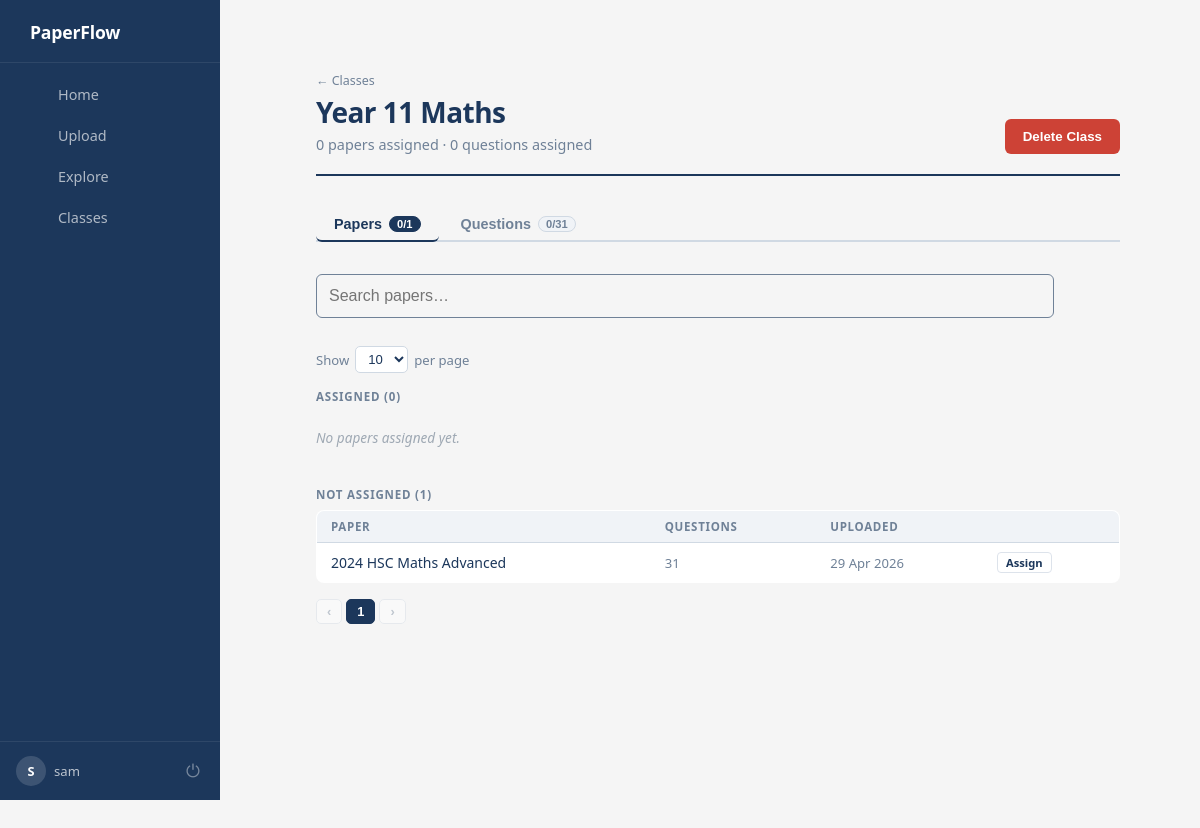
The app's page /classes/4 (signed in) with its own data.
### models.py (models this page shows)
class User(db.Model, UserMixin):
    __tablename__ = 'user'
    id = db.Column(db.Integer, primary_key=True)
    username = db.Column(db.String(150), unique=True, nullable=False)
    password_hash = db.Column(db.String(200), nullable=False)
    papers = db.relationship('UserPaper', backref='user', lazy=True)
    classes = db.relationship('Class', backref='user', lazy=True, cascade="all, delete-orphan")
    is_admin = db.Column(db.Boolean, default='False')

class Class(db.Model):
    id = db.Column(db.Integer, primary_key=True)
    user_id = db.Column(db.Integer, db.ForeignKey('user.id'), nullable=False)
    name = db.Column(db.String(150), nullable=False)
    question_states = db.relationship('QuestionUsed', backref='class', lazy=True, cascade="all, delete-orphan")
    paper_states = db.relationship('PaperUsed', backref='class', lazy=True, cascade="all, delete-orphan")

class PastPaper(db.Model):
    id = db.Column(db.Integer, primary_key=True)
    filename = db.Column(db.String(200), nullable=False)
    questions = db.relationship(
        'Question',
        backref='paper',
        lazy=True,
        cascade="all, delete-orphan"
    )
    uploaded_at = db.Column(db.DateTime, default=db.func.now())
    owner_id = db.Column(db.Integer, db.ForeignKey('user.id'), nullable=False)

### app.py (the view)
@app.route('/classes/<int:class_id>')
@login_required
def view_class(class_id):
    cls = Class.query.filter_by(id=class_id, user_id=current_user.id).first_or_404()
    user_paper_ids = {
        up.paper_id for up in UserPaper.query.filter_by(user_id=current_user.id).all()
    }
    all_papers = (
        PastPaper.query
        .filter(PastPaper.id.in_(user_paper_ids))
        .order_by(PastPaper.uploaded_at.desc())
        .all()
    )
    assigned_paper_ids = {s.paper_id for s in cls.paper_states}
    assigned_papers   = [{"paper": p} for p in all_papers if p.id in assigned_paper_ids]
    unassigned_papers = [p for p in all_papers if p.id not in assigned_paper_ids]
    all_questions = (
        Question.query
        .filter(Question.paper_id.in_(user_paper_ids))
        .order_by(Question.id.desc())
        .all()
    )
    assigned_question_ids = {s.question_id for s in cls.question_states}
    assigned_questions   = [{"question": q} for q in all_questions if q.id in assigned_question_ids]
    unassigned_questions = [q for q in all_questions if q.id not in assigned_question_ids]
    per_page_papers    = int(request.args.get('pp_papers',    10))
    per_page_questions = int(request.args.get('pp_questions', 10))
    return render_template(
        'class.html',
        cls=cls,
        assigned_papers=assigned_papers,
        unassigned_papers=unassigned_papers,
        assigned_questions=assigned_questions,
        unassigned_questions=unassigned_questions,
        per_page_papers=per_page_papers,
        per_page_questions=per_page_questions,
    )

### app.py (called while the page is built)
@login_manager.user_loader
def load_user(user_id):
    user = User.query.filter_by(id=int(user_id)).first()
    return user

@app.context_processor
def inject_user():
    return dict(user=current_user)

def format_filename(filename):
    name = str(filename).split('_', 1)[-1]
    name = os.path.splitext(name)[0]
    name = re.sub(r'[-_]+', ' ', name)
    words = name.split()
    formatted = []
    for w in words:
        if w.upper() in ["HSC", "IB", "PDF"]:
            formatted.append(w.upper())
        else:
            formatted.append(w.capitalize())
    return " ".join(formatted)

@app.context_processor
def utility_processor():
    return dict(format_filename=format_filename)

### templates/class.html (shortened to what this page needs)
{% extends "base.html" %}
{% block content %}
{% from "macros.html" import flash_messages %}
<div class="index-layout">
    <div class="index-topbar">
        <div class="index-topbar-left">
            <a href="{{ url_for('view_classes') }}"
               style="font-size:0.78rem; color:#6f8197; text-decoration:none; display:block; margin-bottom:4px;">
                ← Classes
            </a>
            <h1>{{ cls.name }}</h1>
            <p>
                {{ assigned_papers|length }} paper{{ 's' if assigned_papers|length != 1 }} assigned
                &middot;
                {{ assigned_questions|length }} question{{ 's' if assigned_questions|length != 1 }} assigned
            </p>
        </div>
        <form method="POST"
              action="{{ url_for('delete_class', class_id=cls.id) }}"
              onsubmit="return confirm('Delete class \'{{ cls.name }}\'?');">
            <button class="btn-red">Delete Class</button>
        </form>
    </div>
    <div class="cd-tabs">
        <button class="cd-tab active" onclick="switchTab('papers', this)">
            Papers
            <span class="cd-tab-badge">{{ assigned_papers|length }}/{{ assigned_papers|length + unassigned_papers|length }}</span>
        </button>
        <button class="cd-tab" onclick="switchTab('questions', this)">
            Questions
            <span class="cd-tab-badge">{{ assigned_questions|length }}/{{ assigned_questions|length + unassigned_questions|length }}</span>
        </button>
    </div>
    <div id="tab-papers" class="cd-tab-content">
        <div class="cd-toolbar">
            <input class="cd-search" type="text" placeholder="Search papers…"
                   oninput="filterTable('papers', this.value)">
            <div class="cd-per-page">
                Show
                <select onchange="changePerPage('papers', this.value)">
                    <option value="10" {% if per_page_papers == 10 %}selected{% endif %}>10</option>
                </select>
                per page
            </div>
        </div>
        <div class="cd-section-label">Assigned ({{ assigned_papers|length }})</div>
        {% if assigned_papers %}
        <table class="cd-table" id="table-papers-assigned">
            <thead>
                <tr>
                    <th>Paper</th>
                    <th>Questions</th>
                    <th>Uploaded</th>
                    <th></th>
                </tr>
            </thead>
            <tbody>
                {% for entry in assigned_papers %}
                <tr class="cd-row" data-name="{{ format_filename(entry.paper.filename)|lower }}">
                    <td>
                        <a href="{{ url_for('view_paper', paper_id=entry.paper.id) }}"
                           class="cd-link">{{ format_filename(entry.paper.filename) }}</a>
                    </td>
                    <td class="cd-muted">{{ entry.paper.questions|length }}</td>
                    <td class="cd-muted">{{ entry.paper.uploaded_at.strftime('%d %b %Y') }}</td>
                    <td>
                        <form method="POST"
                              action="{{ url_for('toggle_paper_class', paper_id=entry.paper.id, class_id=cls.id) }}">
                            <button class="qa-del" type="submit">Remove</button>
                        </form>
                    </td>
                </tr>
                {% endfor %}
            </tbody>
        </table>
        {% else %}
            <div class="cd-empty">No papers assigned yet.</div>
        {% endif %}
        <div class="cd-section-label" style="margin-top:1.5rem;">
            Not Assigned ({{ unassigned_papers|length }})
        </div>
        {% if unassigned_papers %}
        <table class="cd-table" id="table-papers-unassigned">
            <thead>
                <tr>
                    <th>Paper</th>
                    <th>Questions</th>
                    <th>Uploaded</th>
                    <th></th>
                </tr>
            </thead>
            <tbody>
                {% for paper in unassigned_papers %}
                <tr class="cd-row" data-name="{{ format_filename(paper.filename)|lower }}">
                    <td>
                        <a href="{{ url_for('view_paper', paper_id=paper.id) }}"
                           class="cd-link">{{ format_filename(paper.filename) }}</a>
                    </td>
                    <td class="cd-muted">{{ paper.questions|length }}</td>
                    <td class="cd-muted">{{ paper.uploaded_at.strftime('%d %b %Y') }}</td>
                    <td>
                        <form method="POST"
                              action="{{ url_for('toggle_paper_class', paper_id=paper.id, class_id=cls.id) }}">
                            <button class="qa-edit" type="submit">Assign</button>
                        </form>
                    </td>
                </tr>
                {% endfor %}
            </tbody>
        </table>
        {% else %}
            <div class="cd-empty">All your papers have been assigned.</div>
        {% endif %}
        <div class="cd-pagination" id="pagination-papers"></div>
    </div>
</div>
{% endblock %}

### templates/base.html (shortened to what this page needs)
<!DOCTYPE html>
<html lang="en">
<head>
    <link rel="stylesheet" href="{{ url_for('static', filename='css/style.css') }}">
</head>
<body>
    <nav class="sidebar">
        <div class="brand">
            <span class="brand-name">PaperFlow</span>
        </div>
        <div class="nav-links">
            {% if current_user.is_authenticated %}
                <a href="{{ url_for('index') }}" class="nav-link {% if request.endpoint == 'index' %}active{% endif %}">
                     Home
                </a>
                <a href="{{ url_for('upload') }}" class="nav-link {% if request.endpoint == 'upload' %}active{% endif %}">
                     Upload
                </a>
                <a href="{{ url_for('explore') }}" class="nav-link {% if request.endpoint == 'explore' %}active{% endif %}">
                     Explore
                </a>
                <a href="{{ url_for('view_classes') }}" class="nav-link {% if request.endpoint == 'view_classes' %}active{% endif %}">
                     Classes
                </a>
            {% endif %}
        </div>
        {% if current_user.is_authenticated %}
        <div class="sidebar-footer">
            <div class="user-info">
                <div class="user-avatar">{{ current_user.username[0].upper() }}</div>
                <span class="user-name">{{ current_user.username }}</span>
            </div>
            <a href="{{ url_for('logout') }}" class="logout-btn" title="Logout">⏻</a>
        </div>
        {% endif %}
    </nav>
    <div class="page-content">
        <div class="main-content">
            {% block content %}{% endblock %}
        </div>
    </div>
</body>
</html>

### records on screen
User: username "S", username "sam"
Class: name "Year 11 Maths"
PastPaper: filename "2024 HSC Maths Advanced", questions|length "31", uploaded_at "29 Apr 2026"

### other values on screen
{{ assigned_papers|length }} "0"
{{ 's' if assigned_papers|length != 1 }} "s"
{{ assigned_questions|length }} "0"
{{ 's' if assigned_questions|length != 1 }} "s"
{{ assigned_papers|length + unassigned_papers|length }} "1"
{{ assigned_questions|length + unassigned_questions|length }} "31"
{{ unassigned_papers|length }} "1"
